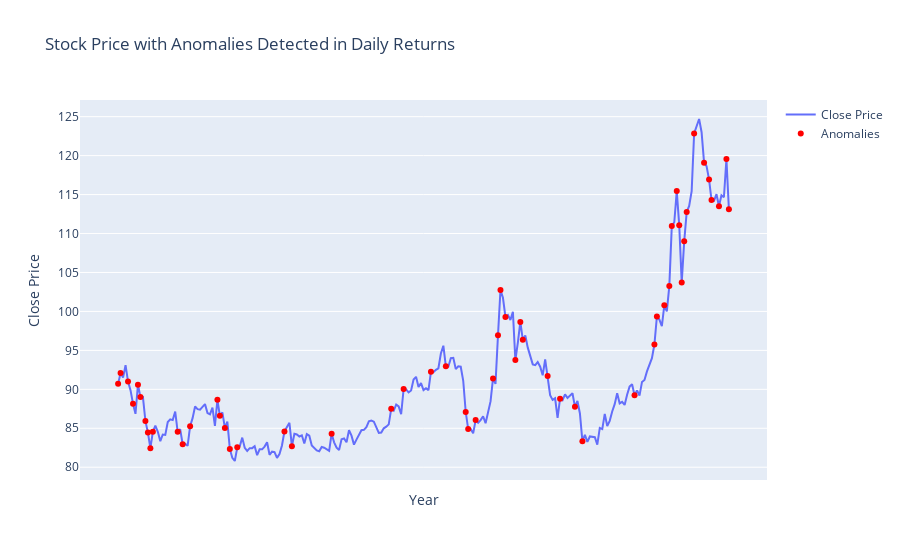

Notebook cell for this chart:
### Code cell
import pandas as pd
import numpy as np
import plotly.graph_objects as go
from tabulate import tabulate

# Load data from CSV file
file_path = 'c:/Users/user/Downloads/Quote-Equity-SAIL-EQ-18-01-2023-to-18-01-2024.csv'
df = pd.read_csv(file_path)

# Convert 'Date' column to datetime type
df['Date'] = pd.to_datetime(df['Date '])

# Assume your dataset has a 'Close' column
close_prices = df['close '].values

# Calculate Daily Returns
df['Daily_Return'] = (df['close '] - df['OPEN ']) / df['OPEN ']

# Use the z-score method for anomaly detection on daily returns
mean_return = np.mean(df['Daily_Return'].dropna())
std_dev_return = np.std(df['Daily_Return'].dropna())
z_scores_return = (df['Daily_Return'] - mean_return) / std_dev_return

# Set a threshold for anomaly detection
threshold_return = 1  # Adjust as needed

# Identify anomalies based on the threshold
df['Anomalies_Return'] = np.abs(z_scores_return) > threshold_return

# Create a line graph using Plotly
fig = go.Figure()

# Line graph for close prices
fig.add_trace(go.Scatter(x=df['Date'], y=close_prices, mode='lines', name='Close Price'))

# Red dots for anomalies
anomaly_dates = df[df['Anomalies_Return']]['Date']
anomaly_prices = close_prices[df['Anomalies_Return']]
fig.add_trace(go.Scatter(x=anomaly_dates, y=anomaly_prices, mode='markers', marker=dict(color='red'), name='Anomalies'))

# Update layout to display only the year on the x-axis
fig.update_xaxes(type='category', tickmode='array', tickvals=df['Date'].dt.year.unique(), ticktext=df['Date'].dt.year.unique(), tickformat='%Y')

# Display the plot
fig.update_layout(title='Stock Price with Anomalies Detected in Daily Returns', xaxis_title='Year', yaxis_title='Close Price')
fig.show()

# Print rows corresponding to anomalies using tabulate
anomaly_rows = df[df['Anomalies_Return']]
print("Rows corresponding to anomalies:")
print(tabulate(anomaly_rows, headers='keys', tablefmt='simple'))

### Figure 1 — Plotly figure (JSON) as saved in the notebook; plotly's stock layout.template omitted (floating-point values rounded to 4 significant figures; data arrays with more than 128 entries replaced by an {"elided": "..."} marker saying what was removed)
{"data": [{"mode": "lines", "name": "Close Price", "type": "scatter", "x": {"elided": "248 str values"}, "y": {"elided": "248 float values"}}, {"marker": {"color": "red"}, "mode": "markers", "name": "Anomalies", "type": "scatter", "x": ["2023-01-18T00:00:00", "2023-01-19T00:00:00", "2023-01-24T00:00:00", "2023-01-27T00:00:00", "2023-01-31T00:00:00", "2023-01-02T00:00:00", "2023-03-02T00:00:00", "2023-06-02T00:00:00", "2023-07-02T00:00:00", "2023-08-02T00:00:00", "2023-02-22T00:00:00", "2023-02-24T00:00:00", "2023-01-03T00:00:00", "2023-03-17T00:00:00", "2023-03-20T00:00:00", "2023-03-22T00:00:00", "2023-03-24T00:00:00", "2023-03-29T00:00:00", "2023-02-05T00:00:00", "2023-05-05T00:00:00", "2023-05-29T00:00:00", "2023-03-07T00:00:00", "2023-10-07T00:00:00", "2023-07-25T00:00:00", "2023-02-08T00:00:00", "2023-08-14T00:00:00", "2023-08-16T00:00:00", "2023-08-21T00:00:00", "2023-08-30T00:00:00", "2023-01-09T00:00:00", "2023-04-09T00:00:00", "2023-06-09T00:00:00", "2023-12-09T00:00:00", "2023-09-14T00:00:00", "2023-09-15T00:00:00", "2023-03-10T00:00:00", "2023-10-10T00:00:00", "2023-10-18T00:00:00", "2023-10-23T00:00:00", "2023-11-22T00:00:00", "2023-05-12T00:00:00", "2023-06-12T00:00:00", "2023-11-12T00:00:00", "2023-12-13T00:00:00", "2023-12-14T00:00:00", "2023-12-18T00:00:00", "2023-12-19T00:00:00", "2023-12-20T00:00:00", "2023-12-21T00:00:00", "2023-12-22T00:00:00", "2023-12-28T00:00:00", "2024-03-01T00:00:00", "2024-05-01T00:00:00", "2024-08-01T00:00:00", "2024-11-01T00:00:00", "2024-01-16T00:00:00", "2024-01-17T00:00:00"], "y": [90.7, 92.1, 91, 88.15, 90.6, 89, 85.95, 84.45, 82.45, 84.55, 84.55, 82.95, 85.25, 88.65, 86.6, 85.05, 82.35, 82.55, 84.6, 82.7, 84.3, 87.5, 90.05, 92.25, 92.95, 87.1, 84.9, 86.05, 91.4, 96.95, 102.8, 99.3, 93.75, 98.65, 96.35, 91.7, 88.8, 87.75, 83.35, 89.25, 95.75, 99.35, 100.8, 103.2, 111.0, 115.5, 111.0, 103.7, 109, 112.8, 122.8, 119.1, 117.0, 114.3, 113.5, 119.5, 113.1]}], "layout": {"title": {"text": "Stock Price with Anomalies Detected in Daily Returns"}, "xaxis": {"tickformat": "%Y", "tickmode": "array", "ticktext": [2023, 2024], "tickvals": [2023, 2024], "title": {"text": "Year"}, "type": "category"}, "yaxis": {"title": {"text": "Close Price"}}}}
